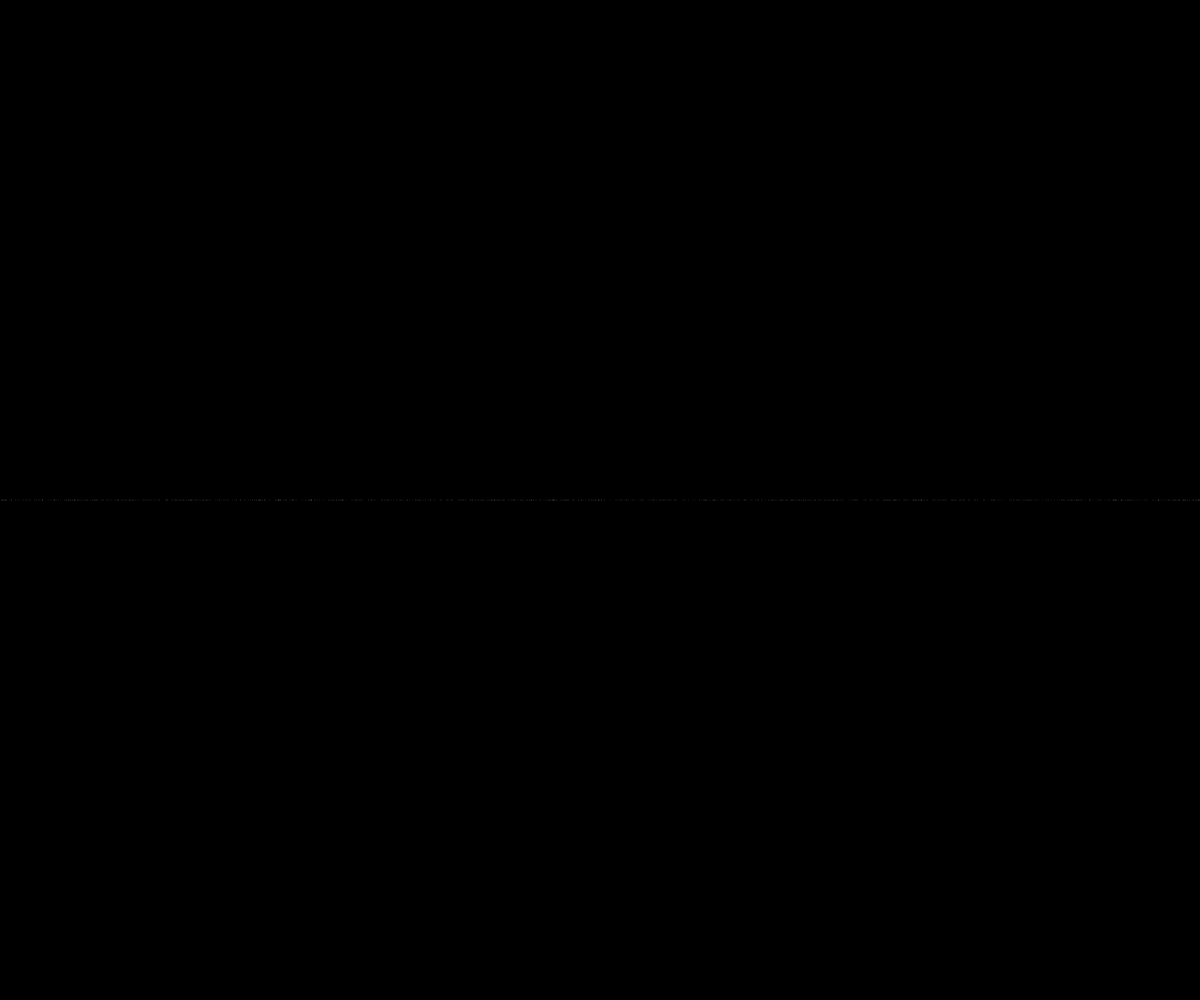
Frame 1 (no input)
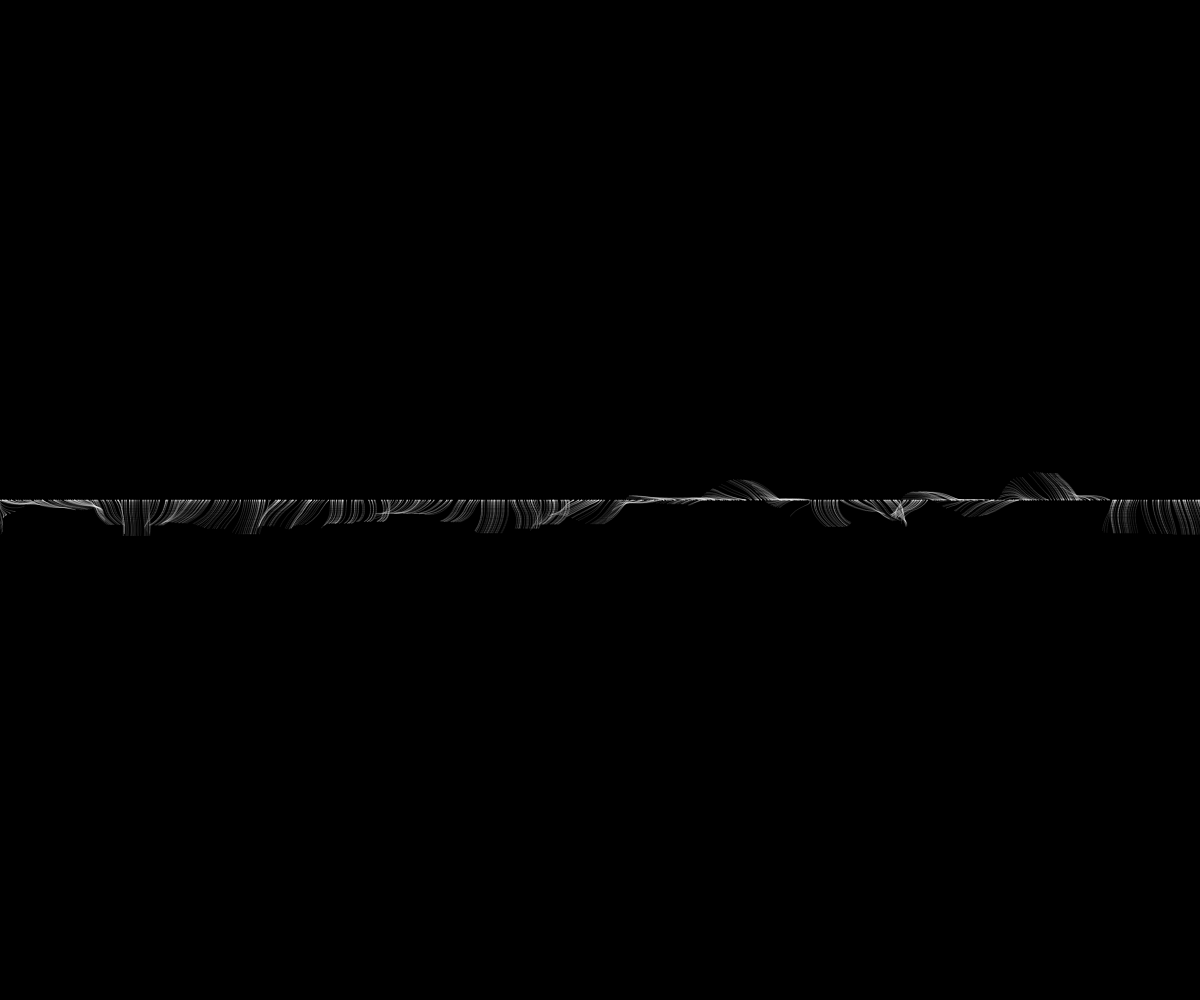
Frame 60 (no input)
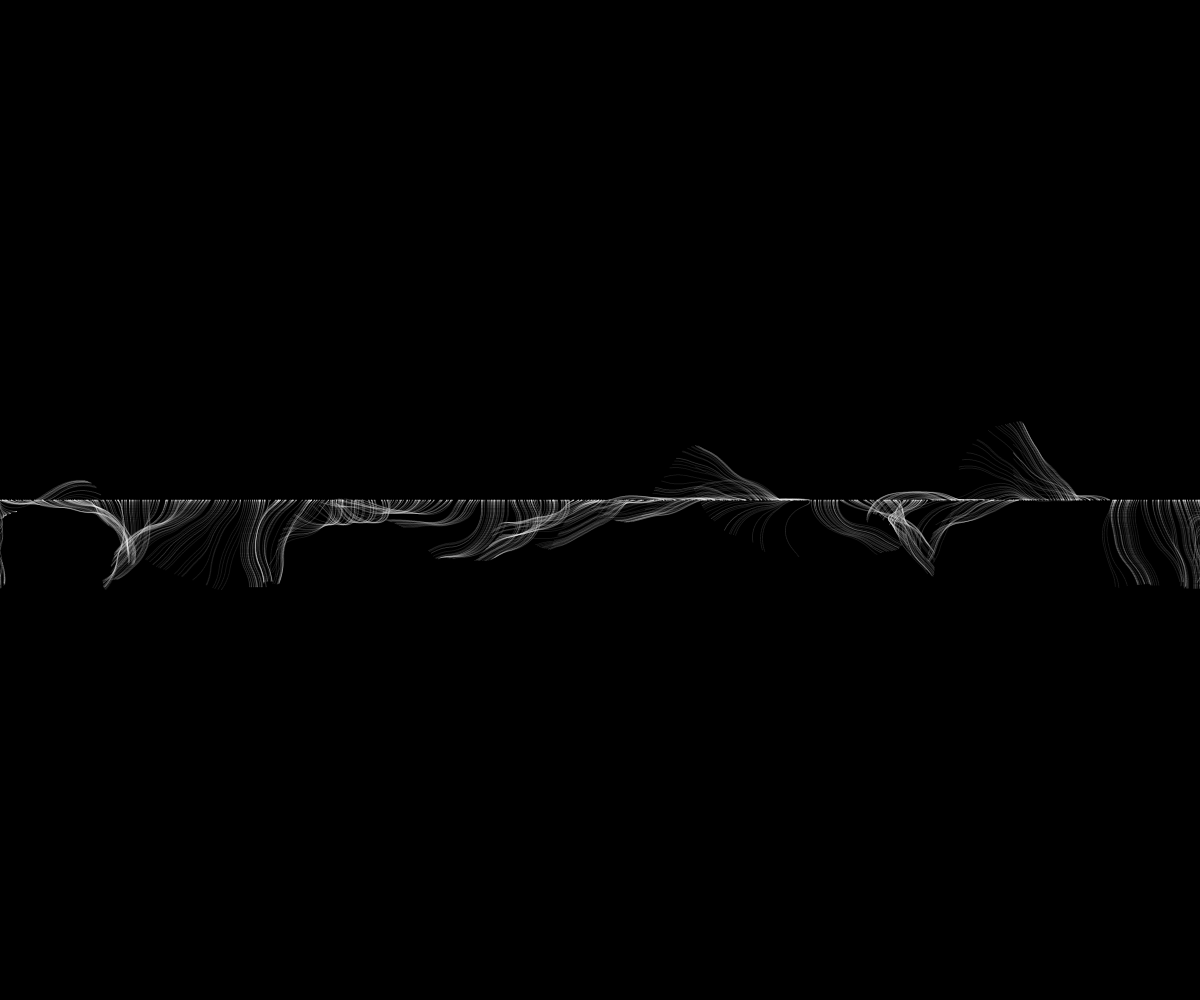
Frame 120 (the mouse pressed at the canvas centre since frame 60)

The p5.js sketch that drew these frames (run headless with seeded random() and noise() and a simulated clock; from frame 60 on, the mouse is pressed at the canvas centre):

// p5.js sketch
// ── sketch.js
const RESOLUTION = 30;
const FREQ_POS = 0.0035;
const FREQ_TIME = 0.0015;

let rows, cols;
let angles = [];
let vehicles = [];

function setup() {
  createCanvas(windowWidth, windowHeight);
  background(0);

  cols = ceil(width / RESOLUTION);
  rows = ceil(height / RESOLUTION);

  for (let i = 0; i < 1000; i++) {
    vehicles.push(new Vehicle(random(width), height / 2));
  }
}

function draw() {
  //background(0,10);

  // empty the angles array
  angles = [];

  // draw and update the flow field;
  for (let r = 0; r < rows; r++) {
    for (let c = 0; c < cols; c++) {
      let x = c * RESOLUTION;
      let y = r * RESOLUTION;

      // angle from noise
      let gridCenter = createVector(x + RESOLUTION / 2, y + RESOLUTION / 2);
      let mouse = createVector(mouseX, mouseY);
      let vectorToMouse = p5.Vector.sub(mouse, gridCenter);

      let rotateAngle = map(sin(frameCount * 0.01), -1, 1, 10, 80);
      vectorToMouse.rotate(radians(rotateAngle));
      let angleFromMouse = vectorToMouse.heading();

      // angle from noise
      let xFrq = x * FREQ_POS + frameCount * FREQ_TIME;
      let yFrq = y * FREQ_POS + frameCount * FREQ_TIME;
      let noiseValue = noise(xFrq, yFrq); // 0 to 1
      let angleFromNoise = map(noiseValue, 0, 1, 0, PI * 6); // ***

      let angle = angleFromNoise;
      angles.push(angle);

      /*
      push();

      // draw grid
      translate(x, y);
      fill(255);
      stroke(0, 100);
      rect(0, 0, RESOLUTION, RESOLUTION);

      // diplay line
      translate(RESOLUTION / 2, RESOLUTION / 2);
      let vector = p5.Vector.fromAngle(angle);
      vector.mult(RESOLUTION / 2);
      stroke(0);
      line(0, 0, vector.x, vector.y);

      // draw index
      let index = angles.length;
      fill(0);
      noStroke();
      text(index, -15, -5);

      pop();
      */
    }
  }

  // vehicles
  for (let v of vehicles) {
    let c = floor(v.pos.x / RESOLUTION);
    let r = floor(v.pos.y / RESOLUTION);
    let index = c + r * cols;
    let angle = angles[index];
    v.flow(angle);
    v.update();
    v.reappear();
    //v.display();
    v.displayPoint();
  }
}

class Vehicle {
  constructor(x, y) {
    this.pos = createVector(x, y);
    this.vel = createVector();
    this.acc = createVector();
    //
    this.mass = 1;
    this.size = 20;
    //
    this.angle = 0;
    //
    this.maxSpeed = 1;
    this.maxSteerForce = 0.02;
  }
  attractedTo(target) {
    let vector = p5.Vector.sub(target, this.pos);
    vector.mult(0.05);
    this.applyForce(vector);
    //
    this.vel.mult(0.9);
  }
  flow(angle) {
    let desiredVel = p5.Vector.fromAngle(angle); // direction
    desiredVel.mult(this.maxSpeed); // desire

    let steerForce = p5.Vector.sub(desiredVel, this.vel);
    steerForce.limit(this.maxSteerForce);

    this.applyForce(steerForce);
  }
  seek(target) {
    let desiredVel = p5.Vector.sub(target, this.pos);
    desiredVel.normalize(); // direction
    desiredVel.mult(this.maxSpeed); // desire

    let steerForce = p5.Vector.sub(desiredVel, this.vel);
    steerForce.limit(this.maxSteerForce);

    this.applyForce(steerForce);
  }
  update() {
    this.vel.add(this.acc);
    this.pos.add(this.vel);
    this.acc.mult(0);
    //
    this.angle = this.vel.heading();
  }
  applyForce(f) {
    if (this.mass <= 0) {
      console.log("Wrong mass");
      return;
    }
    let force = f.copy();
    force.div(this.mass);
    this.acc.add(force);
  }
  reappear() {
    if (this.pos.x < 0) {
      this.pos.x = width;
    } else if (this.pos.x > width) {
      this.pos.x = 0;
    }
    if (this.pos.y < 0) {
      this.pos.y = height;
    } else if (this.pos.y > height) {
      this.pos.y = 0;
    }
  }
  display() {
    push();
    translate(this.pos.x, this.pos.y);
    rotate(this.angle);
    noStroke();
    fill(0);
    triangle(0, 0, -this.size, -this.size * 0.4, -this.size, this.size * 0.4);
    pop();
  }
  displayPoint() {
    push();
    stroke(255, 30);
    point(this.pos.x, this.pos.y);
    pop();
  }
}
